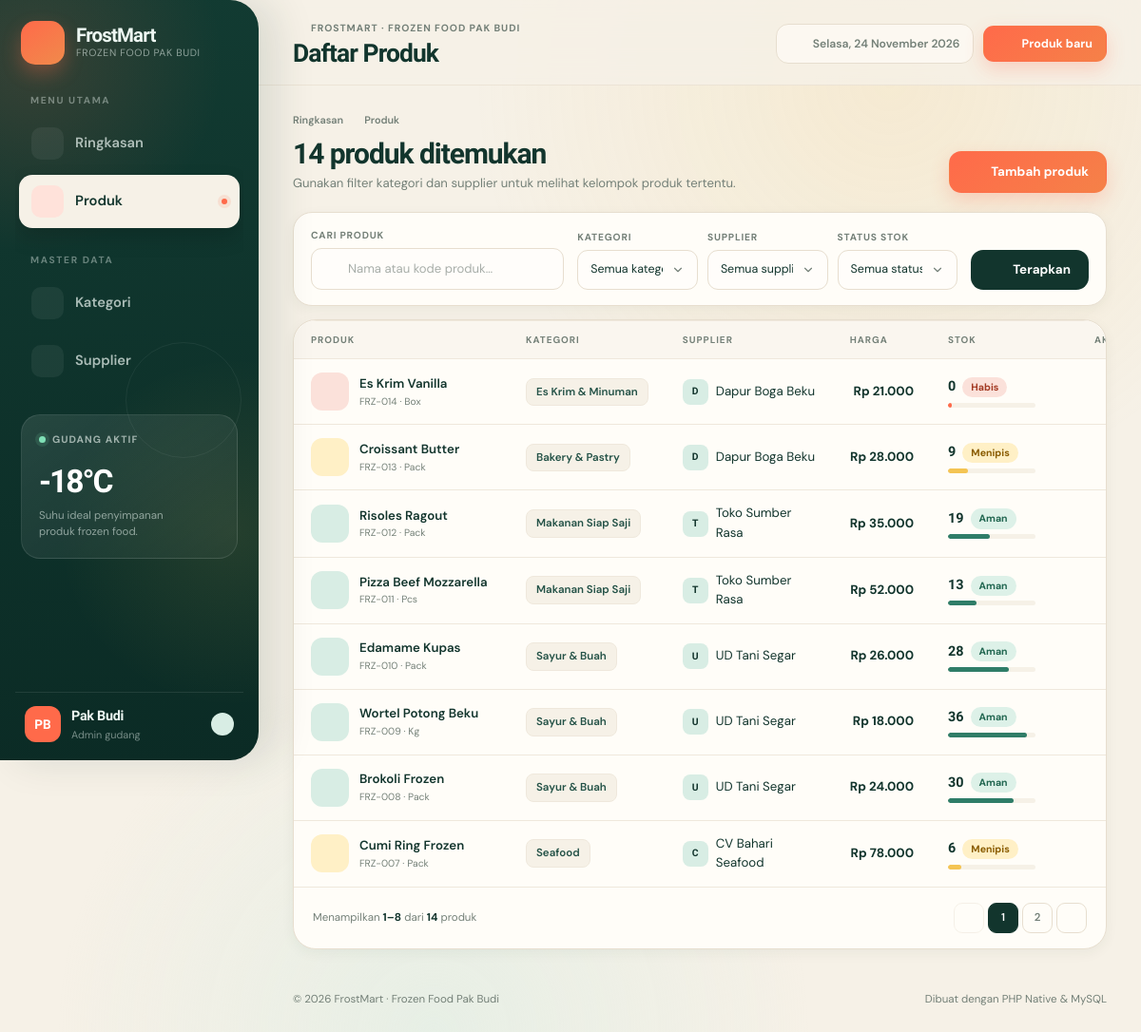
Screenshot of /pages/produk/index.php with the database file from the repository.
### tables this page shows
CREATE TABLE IF NOT EXISTS produk (
    id INT UNSIGNED NOT NULL AUTO_INCREMENT,
    kode VARCHAR(20) NOT NULL,
    nama VARCHAR(150) NOT NULL,
    kategori_id INT UNSIGNED NOT NULL,
    supplier_id INT UNSIGNED NOT NULL,
    harga DECIMAL(12, 2) NOT NULL,
    stok INT UNSIGNED NOT NULL DEFAULT 0,
    satuan VARCHAR(20) NOT NULL DEFAULT 'pack',
    dibuat_pada TIMESTAMP NOT NULL DEFAULT CURRENT_TIMESTAMP,
    diubah_pada TIMESTAMP NOT NULL DEFAULT CURRENT_TIMESTAMP ON UPDATE CURRENT_TIMESTAMP,
    PRIMARY KEY (id),
    UNIQUE KEY uq_produk_kode (kode),
    KEY idx_produk_kategori (kategori_id),
    KEY idx_produk_supplier (supplier_id),
    CONSTRAINT fk_produk_kategori FOREIGN KEY (kategori_id)
        REFERENCES kategori (id) ON UPDATE CASCADE ON DELETE RESTRICT,
    CONSTRAINT fk_produk_supplier FOREIGN KEY (supplier_id)
        REFERENCES supplier (id) ON UPDATE CASCADE ON DELETE RESTRICT
);

CREATE TABLE IF NOT EXISTS kategori (
    id INT UNSIGNED NOT NULL AUTO_INCREMENT,
    nama VARCHAR(100) NOT NULL,
    deskripsi VARCHAR(255) NOT NULL DEFAULT '',
    dibuat_pada TIMESTAMP NOT NULL DEFAULT CURRENT_TIMESTAMP,
    PRIMARY KEY (id),
    UNIQUE KEY uq_kategori_nama (nama)
);

CREATE TABLE IF NOT EXISTS supplier (
    id INT UNSIGNED NOT NULL AUTO_INCREMENT,
    nama VARCHAR(120) NOT NULL,
    kontak VARCHAR(100) NOT NULL DEFAULT '',
    telepon VARCHAR(30) NOT NULL DEFAULT '',
    alamat VARCHAR(255) NOT NULL DEFAULT '',
    dibuat_pada TIMESTAMP NOT NULL DEFAULT CURRENT_TIMESTAMP,
    PRIMARY KEY (id),
    UNIQUE KEY uq_supplier_nama (nama)
);

### config/app.php (called while the page is built, shortened)
<?php
require_once __DIR__ . '/icons.php';
function e($value): string
{
    return htmlspecialchars((string)($value ?? ''), ENT_QUOTES | ENT_SUBSTITUTE, 'UTF-8');
}
function base_url(string $path = ''): string
{
    static $base = null;
    if ($base === null) {
        $root = realpath(__DIR__ . '/..');
        $scriptFile = realpath((string)($_SERVER['SCRIPT_FILENAME'] ?? ''));
        $scriptName = str_replace('\\', '/', (string)($_SERVER['SCRIPT_NAME'] ?? '/'));
        $relative = '';
        if ($root !== false && $scriptFile !== false && str_starts_with($scriptFile, $root . DIRECTORY_SEPARATOR)) {
            $relative = ltrim(str_replace('\\', '/', substr($scriptFile, strlen($root))), '/');
        }
        if ($relative !== '' && str_ends_with($scriptName, $relative)) {
            $base = substr($scriptName, 0, strlen($scriptName) - strlen($relative));
        }
    }
    return $base . ltrim($path, '/');
}
function rupiah($amount): string
{
    return 'Rp ' . number_format((float)$amount, 0, ',', '.');
}
function angka_ribuan($value): string
{
    return number_format((float)$value, 0, ',', '.');
}
function query(string $key): string
{
    $value = $_GET[$key] ?? '';
    return is_scalar($value) ? trim((string)$value) : '';
}
function query_int(string $key): int
{
    $value = filter_input(INPUT_GET, $key, FILTER_VALIDATE_INT);
    return $value === false || $value === null ? 0 : (int)$value;
}
function status_stok(int $stok): array
{
    if ($stok <= 0) {
        return ['key' => 'habis', 'label' => 'Habis'];
    }
    if ($stok < 10) {
        return ['key' => 'menipis', 'label' => 'Menipis'];
    }
    return ['key' => 'aman', 'label' => 'Aman'];
}
function inisial(string $teks): string
{
    $teks = trim($teks);
    return function_exists('mb_substr') ? mb_strtoupper(mb_substr($teks, 0, 1, 'UTF-8')) : strtoupper(substr($teks, 0, 1));
}

### pages/produk/index.php (the view, shortened to what this page needs)
<?php
require_once __DIR__ . '/../../config/app.php';
$pdo = db();
$cari = query('q');
$filterKategori = query_int('kategori');
$filterSupplier = query_int('supplier');
$filterStatus = query('status');
$halaman = max(1, query_int('halaman'));
$perHalaman = 8;
$where = [];
$params = [];
$whereSql = $where !== [] ? ' WHERE ' . implode(' AND ', $where) : '';
$countStmt = $pdo->prepare('SELECT COUNT(*) FROM produk p' . $whereSql);
$countStmt->execute($params);
$totalData = (int)$countStmt->fetchColumn();
$totalHalaman = max(1, (int)ceil($totalData / $perHalaman));
$halaman = min($halaman, $totalHalaman);
$offset = ($halaman - 1) * $perHalaman;
$dataStmt = $pdo->prepare(
    'SELECT p.*, k.nama AS kategori, s.nama AS supplier
     FROM produk p
     INNER JOIN kategori k ON k.id = p.kategori_id
     INNER JOIN supplier s ON s.id = p.supplier_id
     ' . $whereSql . '
     ORDER BY p.id DESC
     LIMIT :limit OFFSET :offset'
);
$dataStmt->bindValue(':limit', $perHalaman, PDO::PARAM_INT);
$dataStmt->bindValue(':offset', $offset, PDO::PARAM_INT);
$dataStmt->execute();
$produkList = $dataStmt->fetchAll();
$filterAktif = array_filter([
    'q' => $cari,
    'kategori' => $filterKategori ?: null,
    'supplier' => $filterSupplier ?: null,
    'status' => $filterStatus ?: null,
], static fn($item) => $item !== null && $item !== '');
$halamanUrl = static function (int $nomor) use ($filterAktif): string {
    $filterAktif['halaman'] = $nomor;
    return base_url('pages/produk/index.php?' . http_build_query($filterAktif));
};
$dari = $totalData === 0 ? 0 : $offset + 1;
$sampai = min($offset + $perHalaman, $totalData);
require __DIR__ . '/../../partials/header.php';
?>
<div class="page-intro">
    <div class="breadcrumb">
        <a href="<?= e(base_url('index.php')) ?>">Ringkasan</a>
        <?= icon('chevron-right') ?>
        <span>Produk</span>
    </div>
    <div class="page-intro__row">
        <div>
            <h2><?= angka_ribuan($totalData) ?> produk ditemukan</h2>
            <p>Gunakan filter kategori dan supplier untuk melihat kelompok produk tertentu.</p>
        </div>
        <a class="btn btn--primary" href="<?= e(base_url('pages/produk/form.php')) ?>">
            <?= icon('plus') ?> Tambah produk
        </a>
    </div>
</div>
<form class="filter-card" method="get" action="<?= e(base_url('pages/produk/index.php')) ?>">
    <div class="filter-card__search">
        <label for="q">Cari produk</label>
        <div class="input-with-icon">
            <input id="q" name="q" type="search" value="<?= e($cari) ?>" placeholder="Nama atau kode produk…" autocomplete="off">
        </div>
    </div>
    <div class="filter-card__group">
        <div class="field field--compact">
            <label for="kategori">Kategori</label>
            <select id="kategori" name="kategori">
                <option value="">Semua kategori</option>
            </select>
        </div>
        <div class="field field--compact">
            <label for="supplier">Supplier</label>
            <select id="supplier" name="supplier">
                <option value="">Semua supplier</option>
            </select>
        </div>
        <div class="field field--compact">
            <label for="status">Status stok</label>
            <select id="status" name="status">
                <option value="">Semua status</option>
            </select>
        </div>
    </div>
    <div class="filter-card__actions">
        <button class="btn btn--dark" type="submit"><?= icon('filter') ?> Terapkan</button>
    </div>
</form>
<section class="card card--table product-table-card">
    <?php if (count($produkList) === 0): ?>
        <div class="empty-state">
            <?= icon('box') ?>
            <h4>Produk tidak ditemukan</h4>
            <p>Coba ubah kata kunci atau filter yang dipilih.</p>
            <a class="btn btn--soft" href="<?= e(base_url('pages/produk/index.php')) ?>"><?= icon('refresh') ?> Tampilkan semua</a>
        </div>
    <?php else: ?>
        <div class="table-wrap">
            <table class="data-table">
                <thead>
                <tr>
                    <th>Produk</th>
                    <th>Kategori</th>
                    <th>Supplier</th>
                    <th class="text-right">Harga</th>
                    <th>Stok</th>
                    <th class="text-right">Aksi</th>
                </tr>
                </thead>
                <tbody>
                <?php foreach ($produkList as $produk): ?>
                    <?php
                    $stok = (int)$produk['stok'];
                    $status = status_stok($stok);
                    $meter = min(100, max(4, (int)round(($stok / 40) * 100)));
                    ?>
                    <tr>
                        <td>
                            <div class="product-cell">
                                <span class="product-thumb product-thumb--<?= e($status['key']) ?>"><?= icon('box') ?></span>
                                <span>
                                    <strong><?= e($produk['nama']) ?></strong>
                                    <small><?= e($produk['kode']) ?> · <?= e(ucfirst($produk['satuan'])) ?></small>
                                </span>
                            </div>
                        </td>
                        <td><span class="chip"><?= e($produk['kategori']) ?></span></td>
                        <td>
                            <span class="supplier-inline">
                                <span class="avatar avatar--mini"><?= e(inisial($produk['supplier'])) ?></span>
                                <?= e($produk['supplier']) ?>
                            </span>
                        </td>
                        <td class="text-right price"><?= e(rupiah($produk['harga'])) ?></td>
                        <td>
                            <div class="stock-cell">
                                <div class="stock-cell__meta">
                                    <strong><?= angka_ribuan($stok) ?></strong>
                                    <span class="badge badge--<?= e($status['key']) ?>"><?= e($status['label']) ?></span>
                                </div>
                                <span class="stock-meter stock-meter--<?= e($status['key']) ?>">
                                    <i style="width: <?= $meter ?>%"></i>
                                </span>
                            </div>
                        </td>
                        <td class="text-right">
                            <div class="row-actions">
                                <a class="icon-btn" href="<?= e(base_url('pages/produk/form.php?id=' . (int)$produk['id'])) ?>" aria-label="Ubah <?= e($produk['nama']) ?>" title="Ubah">
                                    <?= icon('edit') ?>
                                </a>
                            </div>
                        </td>
                    </tr>
                <?php endforeach; ?>
                </tbody>
            </table>
        </div>
        <footer class="table-footer">
            <span>Menampilkan <strong><?= $dari ?>–<?= $sampai ?></strong> dari <strong><?= angka_ribuan($totalData) ?></strong> produk</span>
            <?php if ($totalHalaman > 1): ?>
                <nav class="pagination" aria-label="Navigasi halaman produk">
                    <a class="page-btn <?= $halaman <= 1 ? 'is-disabled' : '' ?>" href="<?= e($halamanUrl(max(1, $halaman - 1))) ?>" aria-label="Halaman sebelumnya">
                        <?= icon('chevron-left') ?>
                    </a>
                    <?php
                    $mulai = max(1, $halaman - 2);
                    $selesai = min($totalHalaman, $halaman + 2);
                    ?>
                    <?php for ($i = $mulai; $i <= $selesai; $i++): ?>
                        <a class="page-btn <?= $i === $halaman ? 'is-active' : '' ?>" href="<?= e($halamanUrl($i)) ?>" <?= $i === $halaman ? 'aria-current="page"' : '' ?>><?= $i ?></a>
                    <?php endfor; ?>
                    <a class="page-btn <?= $halaman >= $totalHalaman ? 'is-disabled' : '' ?>" href="<?= e($halamanUrl(min($totalHalaman, $halaman + 1))) ?>" aria-label="Halaman berikutnya">
                        <?= icon('chevron-right') ?>
                    </a>
                </nav>
            <?php endif; ?>
        </footer>
    <?php endif; ?>
</section>
<?php require __DIR__ . '/../../partials/footer.php'; ?>

### config/icons.php (shortened to what this page needs)
<?php
function icon(string $name, string $class = ''): string
{
    $body = $paths[$name] ?? $paths['info'];
    $class = trim('icon ' . $class);
    return '<svg class="' . e($class) . '" viewBox="0 0 24 24" fill="none" stroke="currentColor" stroke-width="1.8" stroke-linecap="round" stroke-linejoin="round" aria-hidden="true" focusable="false">' . $body . '</svg>';
}

### rows the page displays
produk: nama "Es Krim Vanilla", kode "FRZ-014", satuan "Box", kategori.nama "Es Krim & Minuman", supplier.nama "D", supplier.nama "Dapur Boga Beku", harga "Rp 21.000", stok "0", stok "Habis"
produk: nama "Croissant Butter", kode "FRZ-013", satuan "Pack", kategori.nama "Bakery & Pastry", supplier.nama "D", supplier.nama "Dapur Boga Beku", harga "Rp 28.000", stok "9", stok "Menipis"
produk: nama "Risoles Ragout", kode "FRZ-012", satuan "Pack", kategori.nama "Makanan Siap Saji", supplier.nama "T", supplier.nama "Toko Sumber Rasa", harga "Rp 35.000", stok "19", stok "Aman"
produk: nama "Pizza Beef Mozzarella", kode "FRZ-011", satuan "Pcs", kategori.nama "Makanan Siap Saji", supplier.nama "T", supplier.nama "Toko Sumber Rasa", harga "Rp 52.000", stok "13", stok "Aman"
produk: nama "Edamame Kupas", kode "FRZ-010", satuan "Pack", kategori.nama "Sayur & Buah", supplier.nama "U", supplier.nama "UD Tani Segar", harga "Rp 26.000", stok "28", stok "Aman"
produk: nama "Wortel Potong Beku", kode "FRZ-009", satuan "Kg", kategori.nama "Sayur & Buah", supplier.nama "U", supplier.nama "UD Tani Segar", harga "Rp 18.000", stok "36", stok "Aman"
produk: nama "Brokoli Frozen", kode "FRZ-008", satuan "Pack", kategori.nama "Sayur & Buah", supplier.nama "U", supplier.nama "UD Tani Segar", harga "Rp 24.000", stok "30", stok "Aman"
produk: nama "Cumi Ring Frozen", kode "FRZ-007", satuan "Pack", kategori.nama "Seafood", supplier.nama "C", supplier.nama "CV Bahari Seafood", harga "Rp 78.000", stok "6", stok "Menipis"

### other values shown
$item['label'] "Ringkasan"
$item['label'] "Produk"
$item['label'] "Kategori"
$item['label'] "Supplier"
APP_OWNER "FROZEN FOOD PAK BUDI"
$pageTitle "Daftar Produk"
tanggal_indonesia() "Selasa, 24 November 2026"
angka_ribuan($totalData) "14"
$dari "1"
$sampai "8"
APP_OWNER "Frozen Food Pak Budi"
